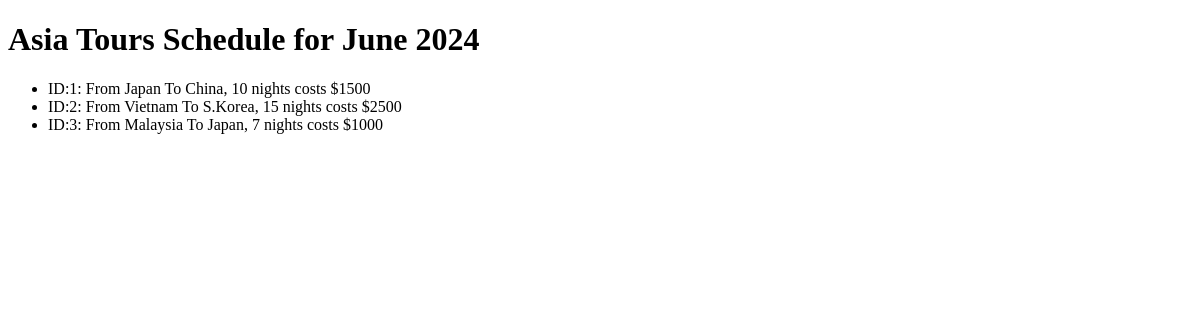
Before: / with the older database file.
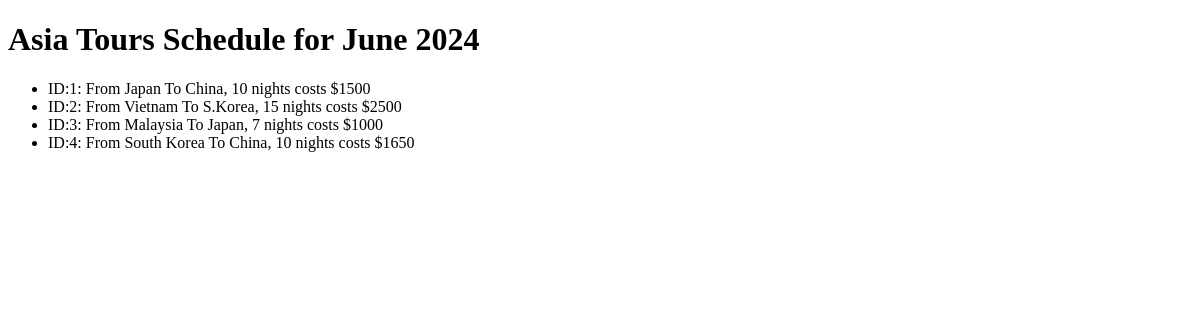
After: the same page with the newer database file.
### asiatoursagency/models.py (models this page shows)
class Tour(models.Model):
    origin_country = models.CharField(max_length=64)    # max lenght of countries to be entered
    destination_country = models.CharField(max_length=64)
    number_of_nights = models.IntegerField()
    price = models.IntegerField()
    def __str__(self):
        return (
            f"ID:{self.id}: From {self.origin_country} To "
            f"{self.destination_country}, {self.number_of_nights} "
            f"nights costs ${self.price}"
        )

### asiatoursagency/views.py (the view)
# urls.py: path('', views.index)
def index(request):
    tours = Tour.objects.all()
    context = {'tours':tours}
    return render(request, 'tours/index.html', context)

### asiatoursagency/templates/tours/index.html (shortened to what this page needs)
<!DOCTYPE html>
<html lang="en">
<head>
</head>
<body>
    <h1>Asia Tours Schedule for June 2024</h1>
    <ul>
        {% for tour in tours %}
        <li>{{tour}}</li>
        {% endfor %}
    </ul>
</body>
</html>

Changed rows visible on the page:
added Tour: id+origin_country+destination_country "ID:4: From South Korea To China, 10 nights costs $1650"
